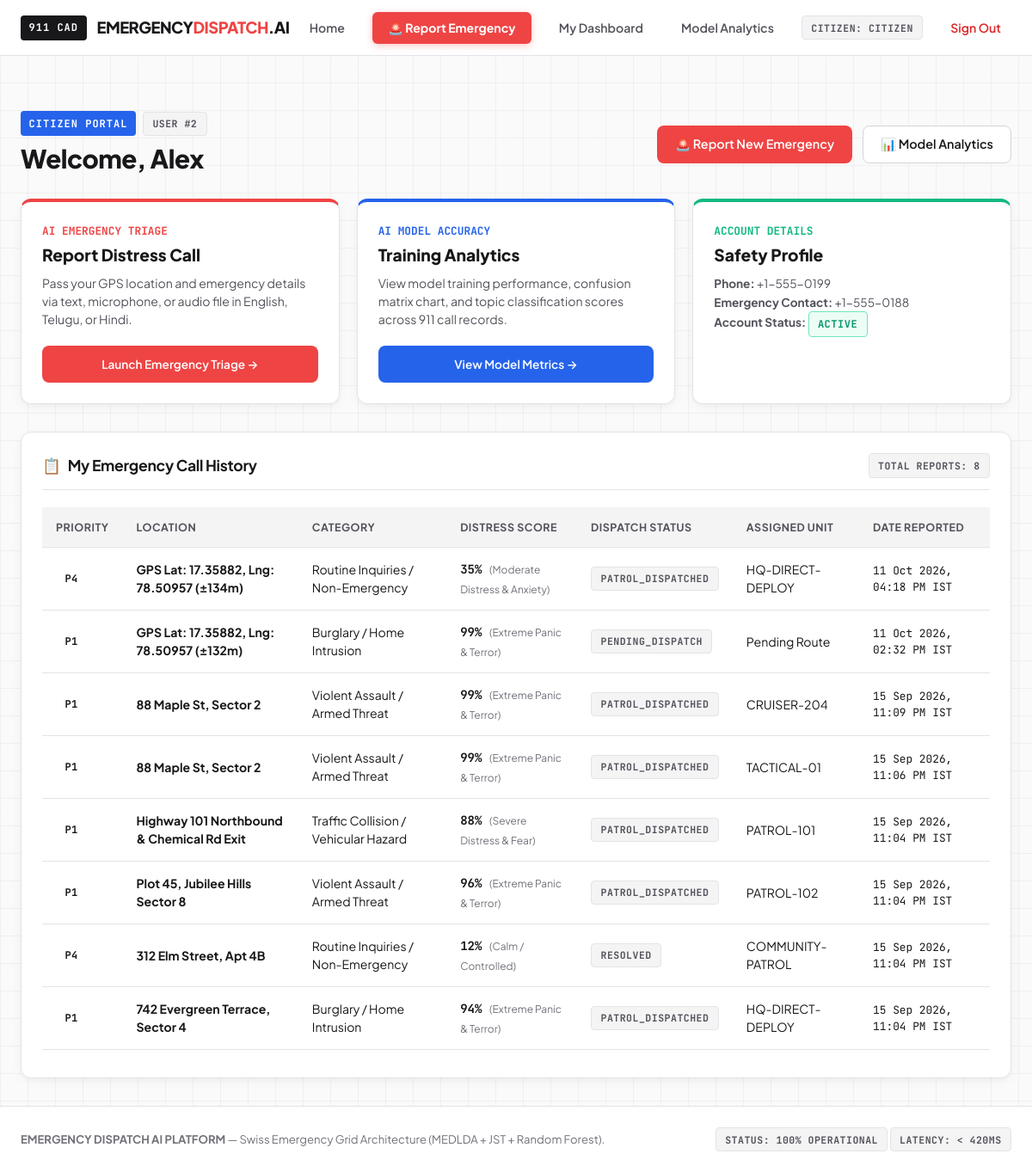
The app's page /dashboard/ (signed in) with its own data.
### dispatch_app/models.py (models this page shows, shortened)
class UserProfile(models.Model):
    user = models.OneToOneField(User, on_delete=models.CASCADE, related_name='profile')
    phone_number = models.CharField(max_length=20, blank=True, null=True, default='')
    emergency_contact = models.CharField(max_length=20, blank=True, null=True, default='')
    is_police_admin = models.BooleanField(default=False)
    is_account_active = models.BooleanField(default=True)
    created_at = models.DateTimeField(auto_now_add=True)

class EmergencyIncident(models.Model):
    PRIORITY_CHOICES = [
        ('P1', 'P1 - Critical (Life Threatening)'),
        ('P2', 'P2 - High Urgency'),
        ('P3', 'P3 - Medium Urgency'),
        ('P4', 'P4 - Low / Routine'),
    ]
    STATUS_CHOICES = [
        ('PENDING_DISPATCH', 'Pending Dispatch'),
        ('PATROL_DISPATCHED', 'Patrol Dispatched'),
        ('UNITS_ON_SCENE', 'Units On Scene'),
        ('RESOLVED', 'Resolved'),
    ]
    INPUT_MODE_CHOICES = [
        ('text', 'Text Input'),
        ('microphone', 'Live Microphone'),
        ('audio_upload', 'Audio File Upload'),
    ]
    caller = models.ForeignKey(User, on_delete=models.SET_NULL, null=True, blank=True, related_name='incidents')
    caller_name = models.CharField(max_length=150, default='Anonymous Caller')
    caller_phone = models.CharField(max_length=50, default='Unknown / 911')
    location_address = models.CharField(max_length=300)
    latitude = models.FloatField(null=True, blank=True, default=40.12118)
    longitude = models.FloatField(null=True, blank=True, default=-75.35197)
    input_mode = models.CharField(max_length=30, choices=INPUT_MODE_CHOICES, default='text')
    audio_file = models.FileField(upload_to='call_recordings/', null=True, blank=True)
    detected_language = models.CharField(max_length=50, default='English')
    transcript_text = models.TextField()
    translated_text = models.TextField(blank=True, null=True)
    topic_category = models.CharField(max_length=150, default='Pending Analysis')
    distress_score = models.FloatField(default=0.0)  # 0.0 to 1.0 (0% to 100%)
    emotion_label = models.CharField(max_length=100, default='Calm')
    urgency_priority = models.CharField(max_length=10, choices=PRIORITY_CHOICES, default='P4')
    status = models.CharField(max_length=30, choices=STATUS_CHOICES, default='PENDING_DISPATCH')
    dispatched_unit = models.CharField(max_length=100, blank=True, null=True)
    notes = models.TextField(blank=True, null=True)
    created_at = models.DateTimeField(auto_now_add=True)
    updated_at = models.DateTimeField(auto_now=True)
    class Meta:
        ordering = ['-created_at']

### dispatch_app/views.py (the view)
# urls.py: path('dashboard/', views.user_dashboard, name='user_dashboard'),
@login_required
def user_dashboard(request):
    user_incidents = EmergencyIncident.objects.filter(caller=request.user)
    context = {
        'incidents': user_incidents,
        'total_calls': user_incidents.count(),
    }
    return render(request, 'user/user_dashboard.html', context)

### dispatch_app/templates/user/user_dashboard.html (shortened to what this page needs)
{% extends 'base.html' %}
{% load static %}
{% block content %}
<div style="display: flex; justify-content: space-between; align-items: center; margin-bottom: 1.5rem; flex-wrap: wrap; gap: 1rem;">
  <div>
    <div style="display: flex; align-items: center; gap: 0.5rem; margin-bottom: 0.25rem;">
      <span class="brand-badge" style="background: var(--cobalt-primary);">CITIZEN PORTAL</span>
      <span class="badge badge-telemetry">USER #{{ user.id }}</span>
    </div>
    <h1 style="font-size: 1.85rem; font-weight: 800; letter-spacing: -0.5px;">
      Welcome, {{ user.first_name|default:user.username }}
    </h1>
  </div>
  <div style="display: flex; gap: 0.75rem;">
    <a href="{% url 'emergency_prediction' %}" class="btn btn-danger" style="font-size: 0.9rem; padding: 0.65rem 1.25rem;">
      🚨 Report New Emergency
    </a>
    <a href="{% url 'model_training' %}" class="btn btn-outline" style="font-size: 0.9rem;">
      📊 Model Analytics
    </a>
  </div>
</div>
<div style="display: grid; grid-template-columns: repeat(auto-fit, minmax(280px, 1fr)); gap: 1.25rem; margin-bottom: 2rem;">
  <div class="swiss-card" style="border-top: 4px solid var(--vermilion-p1);">
    <div style="font-size: 0.8rem; font-weight: 700; color: var(--vermilion-p1); font-family: var(--font-mono); margin-bottom: 0.25rem;">
      AI EMERGENCY TRIAGE
    </div>
    <h3 style="font-size: 1.2rem; font-weight: 800; margin-bottom: 0.5rem;">Report Distress Call</h3>
    <p style="font-size: 0.88rem; color: var(--text-secondary); margin-bottom: 1.25rem;">
      Pass your GPS location and emergency details via text, microphone, or audio file in English, Telugu, or Hindi.
    </p>
    <a href="{% url 'emergency_prediction' %}" class="btn btn-danger" style="width: 100%; font-size: 0.85rem;">
      Launch Emergency Triage &rarr;
    </a>
  </div>
  <div class="swiss-card" style="border-top: 4px solid var(--cobalt-primary);">
    <div style="font-size: 0.8rem; font-weight: 700; color: var(--cobalt-primary); font-family: var(--font-mono); margin-bottom: 0.25rem;">
      AI MODEL ACCURACY
    </div>
    <h3 style="font-size: 1.2rem; font-weight: 800; margin-bottom: 0.5rem;">Training Analytics</h3>
    <p style="font-size: 0.88rem; color: var(--text-secondary); margin-bottom: 1.25rem;">
      View model training performance, confusion matrix chart, and topic classification scores across 911 call records.
    </p>
    <a href="{% url 'model_training' %}" class="btn btn-primary" style="width: 100%; font-size: 0.85rem;">
      View Model Metrics &rarr;
    </a>
  </div>
  <div class="swiss-card" style="border-top: 4px solid var(--emerald-p4);">
    <div style="font-size: 0.8rem; font-weight: 700; color: var(--emerald-p4); font-family: var(--font-mono); margin-bottom: 0.25rem;">
      ACCOUNT DETAILS
    </div>
    <h3 style="font-size: 1.2rem; font-weight: 800; margin-bottom: 0.5rem;">Safety Profile</h3>
    <div style="font-size: 0.85rem; color: var(--text-secondary); line-height: 1.6; margin-bottom: 1rem;">
      <div><strong>Phone:</strong> {{ user.profile.phone_number|default:"Not specified" }}</div>
      <div><strong>Emergency Contact:</strong> {{ user.profile.emergency_contact|default:"Not specified" }}</div>
      <div><strong>Account Status:</strong> <span class="badge badge-p4">Active</span></div>
    </div>
  </div>
</div>
<div class="swiss-card">
  <div class="card-header-row">
    <div class="card-title">
      <span>📋</span> My Emergency Call History
    </div>
    <span class="badge badge-telemetry">Total Reports: {{ total_calls }}</span>
  </div>
  <div class="table-responsive" style="overflow-x: auto;">
    <table class="swiss-table">
      <thead>
        <tr>
          <th>Priority</th>
          <th>Location</th>
          <th>Category</th>
          <th>Distress Score</th>
          <th>Dispatch Status</th>
          <th>Assigned Unit</th>
          <th>Date Reported</th>
        </tr>
      </thead>
      <tbody>
        {% for inc in incidents %}
          <tr>
            <td>
              <span class="badge {{ inc.urgency_priority|lower }}">
                {{ inc.urgency_priority }}
              </span>
            </td>
            <td><strong>{{ inc.location_address }}</strong></td>
            <td>{{ inc.topic_category }}</td>
            <td>
              <span style="font-family: var(--font-mono); font-weight: 700;">
                {% widthratio inc.distress_score 1 100 %}%
              </span>
              <span style="font-size: 0.75rem; color: var(--text-muted);">({{ inc.emotion_label }})</span>
            </td>
            <td>
              <span class="badge badge-telemetry">{{ inc.status }}</span>
            </td>
            <td>
              {{ inc.dispatched_unit|default:"Pending Route" }}
            </td>
            <td style="font-family: var(--font-mono); font-size: 0.8rem;">
              {{ inc.created_at|date:"d M Y, h:i A" }} IST
            </td>
          </tr>
        {% empty %}
          <tr>
            <td colspan="7" style="text-align: center; color: var(--text-muted); padding: 2rem;">
              You have not submitted any emergency calls yet.
            </td>
          </tr>
        {% endfor %}
      </tbody>
    </table>
  </div>
</div>
{% endblock %}

### dispatch_app/templates/base.html (shortened to what this page needs)
{% load static %}
<!DOCTYPE html>
<html lang="en">
<head>
  <link rel="stylesheet" href="{% static 'css/style.css' %}">
  <link rel="stylesheet" href="https://unpkg.com/leaflet@1.9.4/dist/leaflet.css"/>
</head>
<body class="swiss-grid-pattern">
  <nav class="swiss-nav">
    <div class="nav-container">
      <a href="{% url 'landing_home' %}" class="nav-brand">
        <span class="brand-badge">911 CAD</span>
        <span class="brand-title">EMERGENCY<span>DISPATCH</span>.AI</span>
      </a>
      <div class="nav-links">
        <a href="{% url 'landing_home' %}" class="nav-link">Home</a>
        {% if user.is_authenticated %}
          {% if user.is_superuser or user.profile.is_police_admin %}
            <a href="{% url 'police_dashboard' %}" class="nav-link" style="color:var(--vermilion-p1); font-weight:700;">
              🚨 Police Command Center
            </a>
            <a href="{% url 'model_training' %}" class="nav-link">Model Analytics</a>
            <span class="badge" style="background:var(--vermilion-p1-bg); color:var(--vermilion-p1); border:1px solid var(--vermilion-p1-border);">👮 Officer: {{ user.username }}</span>
            <a href="{% url 'logout' %}" class="nav-link" style="color:#DC2626;">Sign Out</a>
          {% else %}
            <a href="{% url 'emergency_prediction' %}" class="nav-link btn-nav-red">
              🚨 Report Emergency
            </a>
            <a href="{% url 'user_dashboard' %}" class="nav-link">My Dashboard</a>
            <a href="{% url 'model_training' %}" class="nav-link">Model Analytics</a>
            <span class="badge badge-telemetry">Citizen: {{ user.username }}</span>
            <a href="{% url 'logout' %}" class="nav-link" style="color:#DC2626;">Sign Out</a>
          {% endif %}
        {% else %}
          <a href="{% url 'login' %}" class="nav-link">Sign In</a>
          <a href="{% url 'register' %}" class="nav-link btn-nav-primary">Create Account</a>
          <a href="{% url 'login' %}" class="nav-link" style="color:var(--vermilion-p1); font-weight:700;">
            👮 Police Admin (admin/admin)
          </a>
        {% endif %}
      </div>
    </div>
  </nav>
  <div class="main-wrapper" style="padding-bottom: 0;">
  </div>
  <main class="main-wrapper">
    {% block content %}
    {% endblock %}
  </main>
  <footer class="swiss-footer">
    <div class="footer-container">
      <div>
        <strong>EMERGENCY DISPATCH AI PLATFORM</strong> &mdash; Swiss Emergency Grid Architecture (MEDLDA + JST + Random Forest).
      </div>
      <div>
        <span class="badge badge-telemetry">STATUS: 100% OPERATIONAL</span>
        <span class="badge badge-telemetry">LATENCY: &lt; 420ms</span>
      </div>
    </div>
  </footer>
</body>
</html>

### records on screen
EmergencyIncident: urgency_priority "P4", location_address "GPS Lat: 17.35882, Lng: 78.50957 (±134m)", topic_category "Routine Inquiries / Non-Emergency", distress_score "35", emotion_label "Moderate Distress & Anxiety", status "PATROL_DISPATCHED", dispatched_unit "HQ-DIRECT-DEPLOY", created_at "11 Oct 2026, 04:18 PM"
EmergencyIncident: urgency_priority "P1", location_address "GPS Lat: 17.35882, Lng: 78.50957 (±132m)", topic_category "Burglary / Home Intrusion", distress_score "99", emotion_label "Extreme Panic & Terror", status "PENDING_DISPATCH", dispatched_unit "Pending Route", created_at "11 Oct 2026, 02:32 PM"
EmergencyIncident: urgency_priority "P1", location_address "88 Maple St, Sector 2", topic_category "Violent Assault / Armed Threat", distress_score "99", emotion_label "Extreme Panic & Terror", status "PATROL_DISPATCHED", dispatched_unit "CRUISER-204", created_at "15 Sep 2026, 11:09 PM"
EmergencyIncident: urgency_priority "P1", location_address "88 Maple St, Sector 2", topic_category "Violent Assault / Armed Threat", distress_score "99", emotion_label "Extreme Panic & Terror", status "PATROL_DISPATCHED", dispatched_unit "TACTICAL-01", created_at "15 Sep 2026, 11:06 PM"
EmergencyIncident: urgency_priority "P1", location_address "Highway 101 Northbound & Chemical Rd Exit", topic_category "Traffic Collision / Vehicular Hazard", distress_score "88", emotion_label "Severe Distress & Fear", status "PATROL_DISPATCHED", dispatched_unit "PATROL-101", created_at "15 Sep 2026, 11:04 PM"
EmergencyIncident: urgency_priority "P1", location_address "Plot 45, Jubilee Hills Sector 8", topic_category "Violent Assault / Armed Threat", distress_score "96", emotion_label "Extreme Panic & Terror", status "PATROL_DISPATCHED", dispatched_unit "PATROL-102", created_at "15 Sep 2026, 11:04 PM"
EmergencyIncident: urgency_priority "P4", location_address "312 Elm Street, Apt 4B", topic_category "Routine Inquiries / Non-Emergency", distress_score "12", emotion_label "Calm / Controlled", status "RESOLVED", dispatched_unit "COMMUNITY-PATROL", created_at "15 Sep 2026, 11:04 PM"
EmergencyIncident: urgency_priority "P1", location_address "742 Evergreen Terrace, Sector 4", topic_category "Burglary / Home Intrusion", distress_score "94", emotion_label "Extreme Panic & Terror", status "PATROL_DISPATCHED", dispatched_unit "HQ-DIRECT-DEPLOY", created_at "15 Sep 2026, 11:04 PM"

### other values on screen
{{ user.username }} "CITIZEN"
{{ user.id }} "2"
{{ user.first_name|default:user.username }} "Alex"
{{ user.profile.phone_number|default:"Not specified" }} "+1-555-0199"
{{ user.profile.emergency_contact|default:"Not specified" }} "+1-555-0188"
{{ total_calls }} "8"
